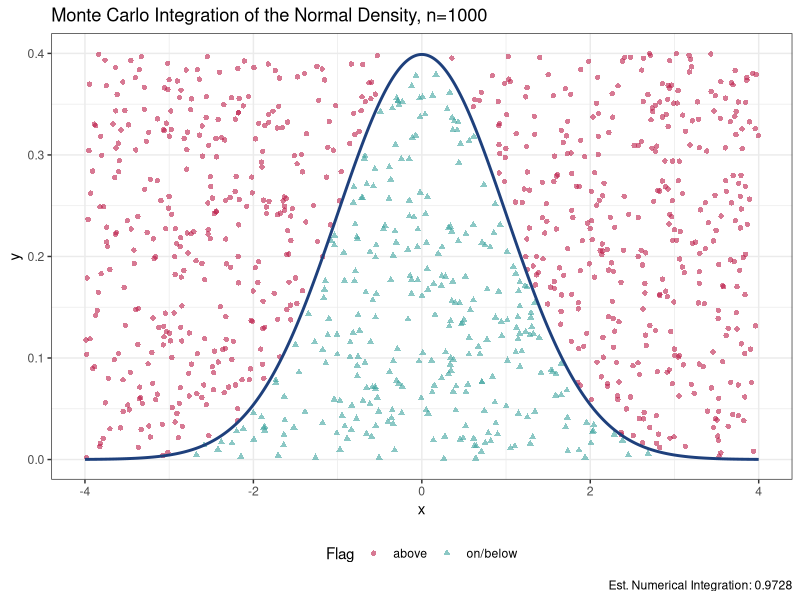

Write the R code that produced this figure.
# Monte Carlo Integration of the Normal Density ----
## Coder: Joe Everett
## Estimate the area under the standard normal curve using random points.

# Step 1: Load Packages ----
## Needed Packages: tidyverse
library(tidyverse)

# Step 2: Write the Simulation Function ----
simulatePoints <- function(n, xMin, xMax, yMin, yMax) {
  tibble(
    x = runif(n = n, min = xMin, max = xMax), # Random x positions in the window
    y = runif(n = n, min = yMin, max = yMax) # Random y positions in the window
  )
}

# Step 3: Test the Function ----
Test_Points <- simulatePoints(n = 10, xMin = 2, xMax = 6, yMin = 0, yMax = 4)
nrow(Test_Points) == 10 # Should be true

# Step 4: Generate Points Around the Normal Curve ----
Points_1000 <- simulatePoints(n = 1000, xMin = -4, xMax = 4, yMin = 0, yMax = 0.4)

# Step 5: Flag Points Above or Below the Curve ----
Points_Flagged <- Points_1000 |>
  mutate( # Compare each point to the height of the curve
    flag = case_when(
      y <= dnorm(x = x) ~ "on/below",
      y > dnorm(x = x) ~ "above"
    )
  )

View(Points_Flagged)
str(Points_Flagged)

# Step 6: Estimate the Integral ----
windowArea <- (4 - (-4)) * (0.4 - 0) # Width times height of the window
propBelow <- mean(Points_Flagged$flag == "on/below") # Share of points under the curve
estimateIntegral <- propBelow * windowArea
estimateIntegral # True value is around 1

# Step 7: Build the Normal Curve for Plotting ----
Curve_Normal <- data.frame(x = seq(from = -4, to = 4, by = 0.01)) |>
  mutate(y = dnorm(x = x)) # Height of the curve at each x

# Step 8: Plot the Points and the Curve ----
ggplot(
  data = Points_Flagged,
  mapping = aes(x = x, y = y)
) +
  geom_point(
    mapping = aes(color = flag, shape = flag),
    alpha = 0.6
  ) +
  geom_line(
    data = Curve_Normal,
    color = "#1E407C",
    linewidth = 1
  ) +
  scale_color_manual(
    values = c("#BC204B", "#3EA39E")
  ) +
  labs(
    title = "Monte Carlo Integration of the Normal Density, n=1000",
    x = "x",
    y = "y",
    color = "Flag",
    shape = "Flag",
    caption = paste("Est. Numerical Integration:", round(estimateIntegral, 4))
  ) +
  theme_bw() +
  theme(
    legend.position = "bottom"
  )
